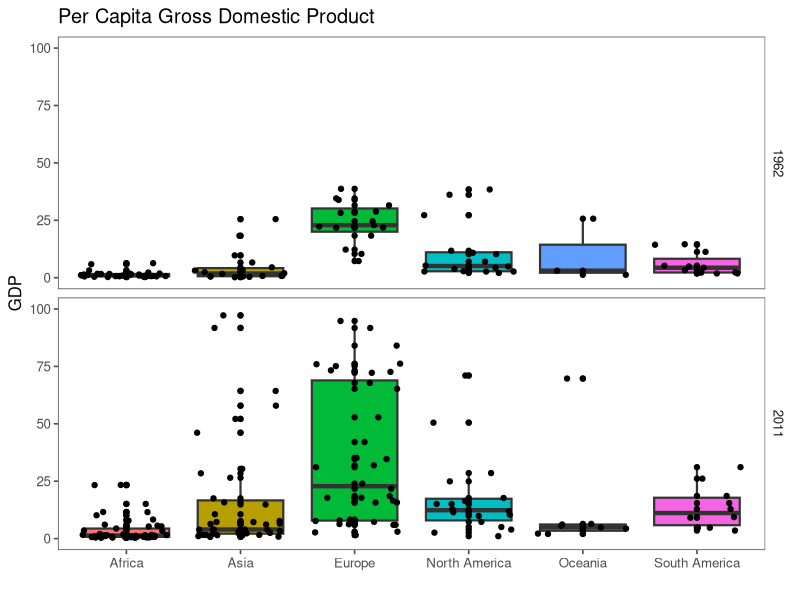
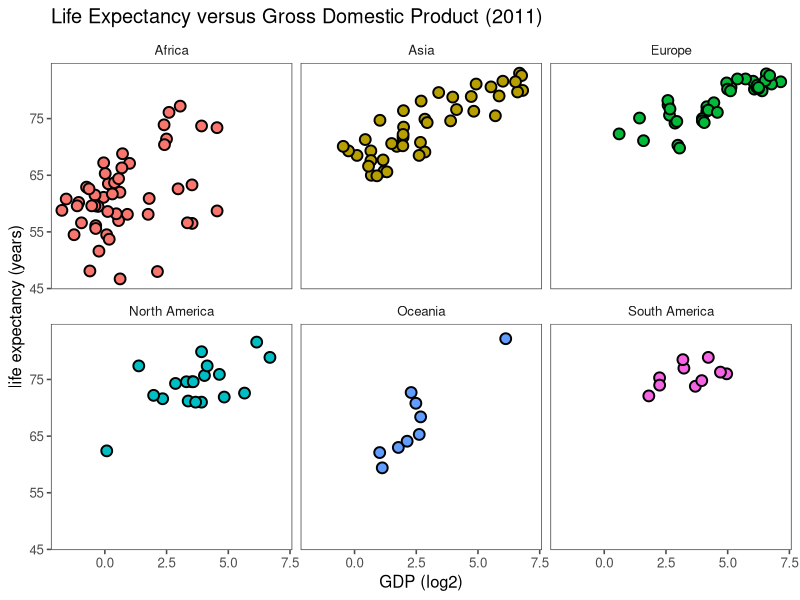

Recreate these plots in R, in order.
## ---- chunk 1
knitr::opts_chunk$set(echo = TRUE)
## ---- chunk 2

library(tidyverse)
library(dslabs)
library(ggthemes)
library(RColorBrewer)
library(knitr)

data(gapminder)
gap <- gapminder
#View(gap)

## ---- chunk 3

# add gdp per person per day for each country to the data frame
gap <- gap %>%
    mutate( gdpr = gdp / population / 365 )

# add alternate continent categories
gap <- gap %>% 
    mutate( alt_continent="" )
    
gap <- gap %>% mutate( alt_continent = ifelse( continent!="Americas", as.character(continent), alt_continent ) )
gap <- gap %>% mutate( alt_continent = ifelse( continent=="Americas", as.character(region), alt_continent ) )
gap <- gap %>% mutate( alt_continent = ifelse( alt_continent=="Central America" | alt_continent=="Caribbean" | alt_continent=="Northern America",
                                               "North America", alt_continent ) )

gap <- gap %>% mutate( alt_continent = as.factor(alt_continent) )

levels(gap$region)
levels(gap$continent)
levels(gap$alt_continent)

## ---- chunk 4

doc_theme <- theme_few()

# box plot for each region for specific years (1962 and 2011)
gap %>% group_by(alt_continent) %>% filter(year %in% c(1962, 2011)) %>%
    ggplot( aes(x=alt_continent, y=gdpr, fill=alt_continent) ) +
        geom_boxplot( size=0.75, show.legend=FALSE ) +
        geom_point( show.legend=FALSE ) + geom_jitter( show.legend=FALSE ) +
        xlab( "" ) + ylab( "GDP" ) +
        ylim(0,100) +
        ggtitle( "Per Capita Gross Domestic Product" ) +
        doc_theme +
        facet_grid( year ~ . )

## ---- chunk 5

gap %>% filter(year==2011) %>%
    ggplot() +
    geom_point( aes(x=log(gdpr,2), y=life_expectancy, fill=alt_continent), shape=21, stroke=1, colour="black", size=3, show.legend = FALSE ) +
    doc_theme +
    xlab( "GDP (log2)" ) + ylab( "life expectancy (years)" ) +
    ggtitle( "Life Expectancy versus Gross Domestic Product (2011)") +
    facet_wrap( vars(alt_continent) )

## ---- chunk 6

# top n
kable( gap %>% filter(year==2011) %>% arrange(desc(gdpr)) %>% select(country,population,gdpr,alt_continent) %>% top_n(10,gdpr) )

## ---- chunk 7

# bottom n
kable( gap %>% filter(year==2011) %>% arrange(gdpr) %>% select(country,population,gdpr,alt_continent) %>% top_n(-10,gdpr) )
